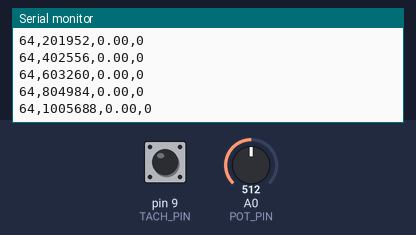
Simulated run of this sketch. Board: Arduino Uno, built with avr-gcc and run on an emulated ATmega328P. Shown: the last lines printed to the serial monitor. The inputs (shaded band) are chosen by the test bench; at power-on: A0 (POT_PIN) = 512, pin 9 (TACH_PIN) HIGH.

Above: at 1.2 s.
1.3 s: A0 (POT_PIN) set to 716
At 1.36 s:
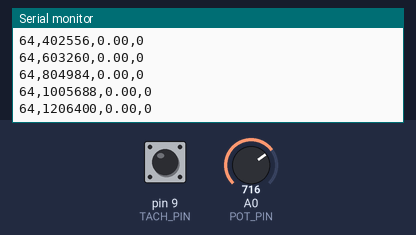
2.8 s: pin 9 (TACH_PIN) pulled LOW for 0.15 s
At 2.97 s:
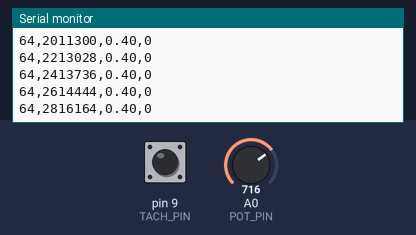
4.4 s: pin 9 (TACH_PIN) pulled LOW for 1 s
At 4.98 s:
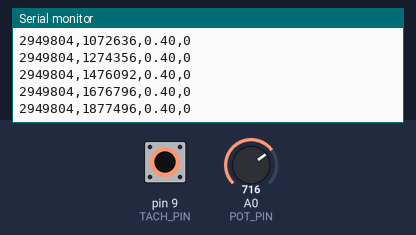
6.9 s: A0 (POT_PIN) set to 900
At 7.0 s:
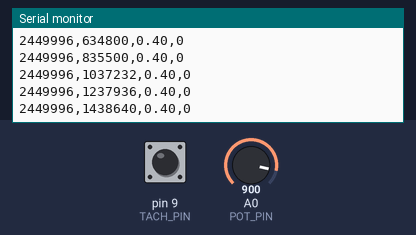
Timing chart, 0 to 9.4 s (numbered marks = the images above; inputs shaded):
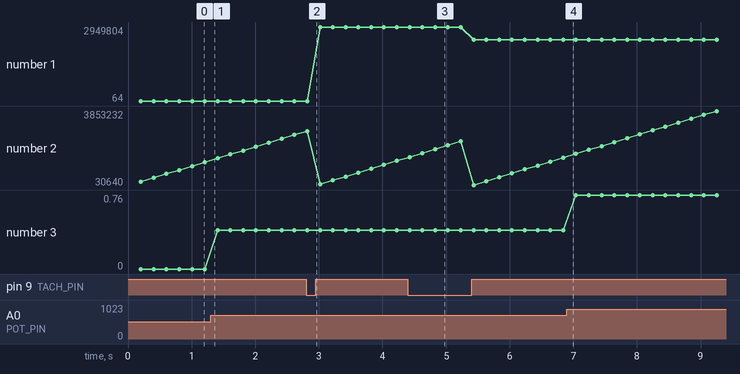

Measured:
- after the input at 2.8 s, the serial monitor: prints a new line at once (image 2)
- after the input at 4.4 s, the serial monitor: prints a new line after 0.43 s (image 3)
- plotted number 1: 64 → 2949804 after the input at 2.8 s, 2949804 → 2449996 after the input at 4.4 s
- plotted number 2: 1206400 → 2614444 after the input at 1.3 s, 2614444 → 1274356 after the input at 2.8 s, 1274356 → 1438640 after the input at 4.4 s, 1438640 → 3853232 after the input at 6.9 s
- plotted number 3: 0 → 0.4 after the input at 1.3 s, 0.4 → 0.76 after the input at 6.9 s

The sketch:

arduino_bike_measurement.ino
```cpp
/* Compatible with the virtual_bike rust crate, sends the following information in each line over serial at 9600 baud
 * all times are in microseconds
 * <diff between most recent pulses>,<time since most recent pulse>,<steering>,<brake (in G-force)>
 * TODO: measure brakes
 * 2023-11-3: changed units to microseconds because I am now using an optical sensor with the trainer flywheel which is really fast and millisecs are just not precise enough
*/

#define TACH_PIN 9
#define POT_PIN A0
#define DELAY_T 200// Millis between serial updates
//#define DEBOUNCE_T 40// millisecs

uint32_t t_last_update = 0;
uint32_t t_1 = 0;// earliest pulse on record
uint32_t t_2 = 0;// most recent pulse
bool prev_tach_state = false;
bool tmp_sample = false;

float get_steering() {
  return (float)(analogRead(POT_PIN) - 512) / 512.0;
}

void send_data() {
  Serial.println(String(t_2 - t_1) + "," + String(micros() - t_2) + "," + String(get_steering()) + ",0");// TODO
  t_last_update = millis();
}

void setup() {
  Serial.begin(9600);
  pinMode(TACH_PIN, INPUT_PULLUP);
}

void loop() {
  // Check for rising edge
  prev_tach_state = tmp_sample;
  tmp_sample = digitalRead(TACH_PIN);
  if(!prev_tach_state && tmp_sample) {// Rising edge, doesn't matter though
    t_1 = t_2;
    t_2 = micros();
    // TODO: debouncing
  }
  // Update to serial
  if(millis() - t_last_update > DELAY_T) {
    send_data();
  }
}
```
